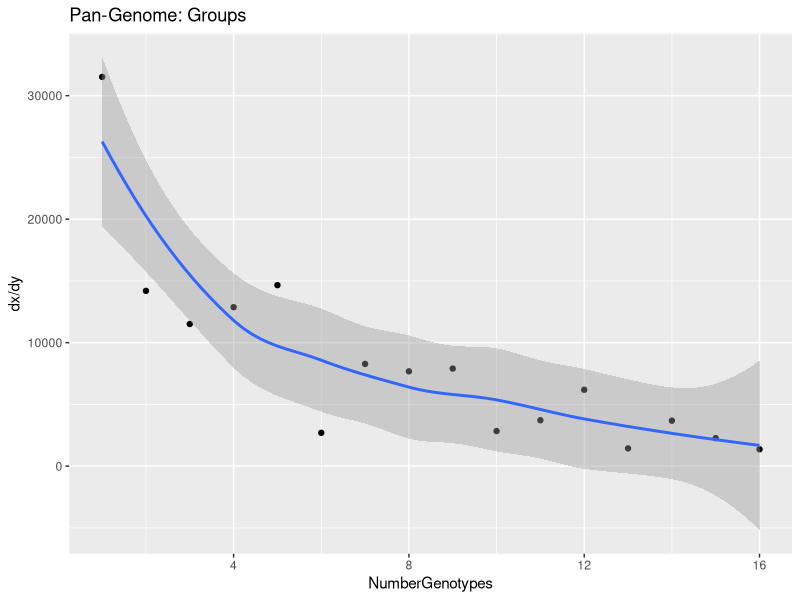
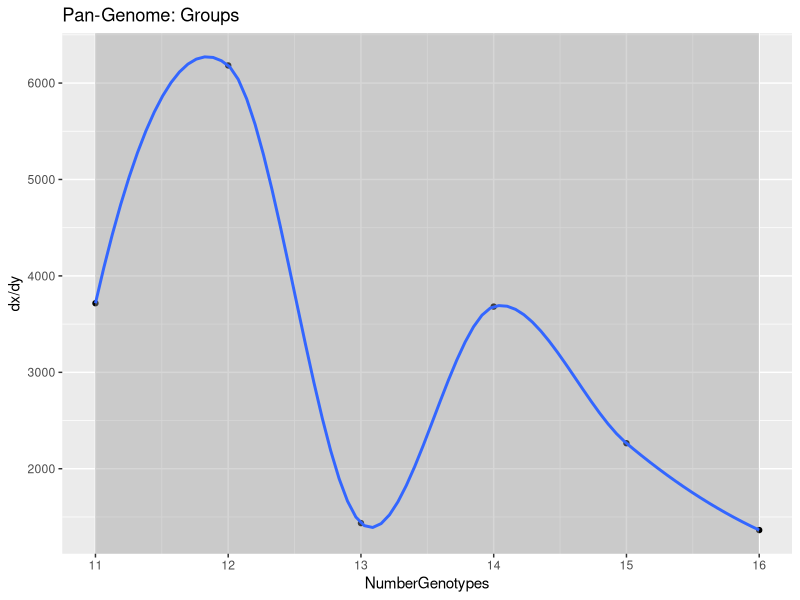
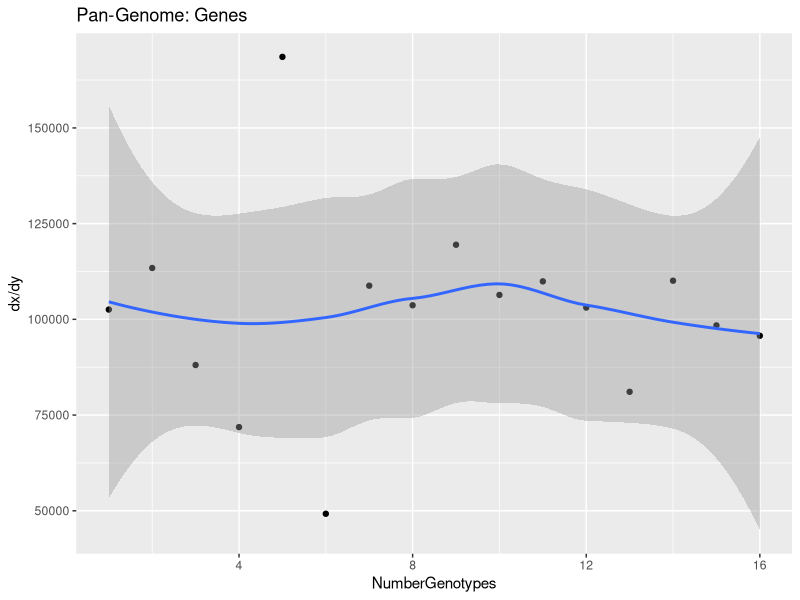
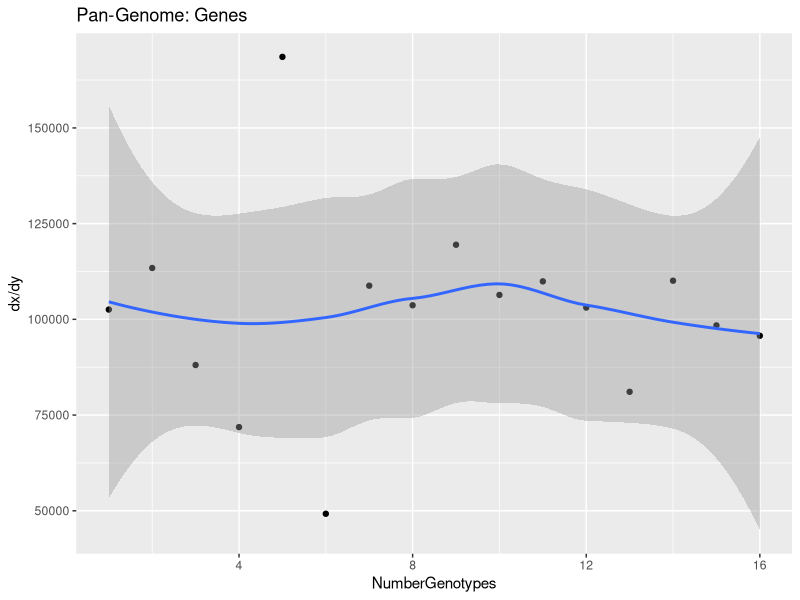
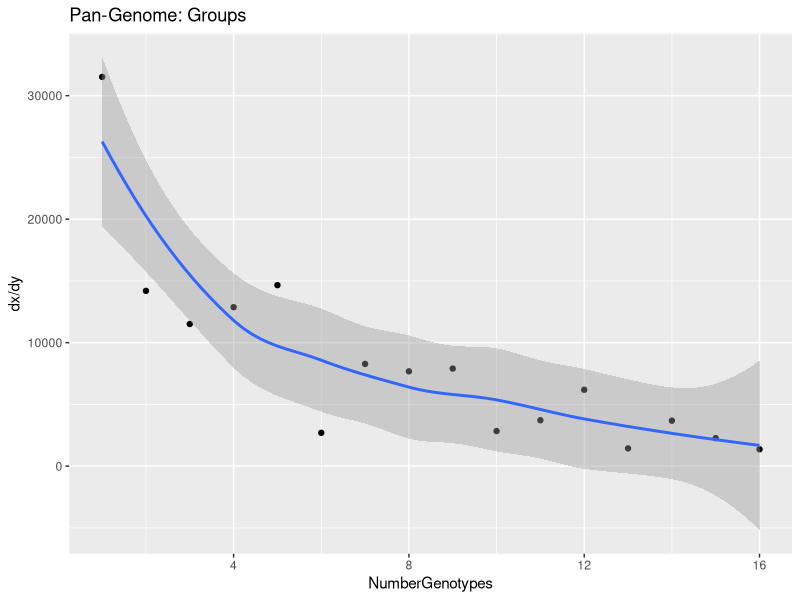
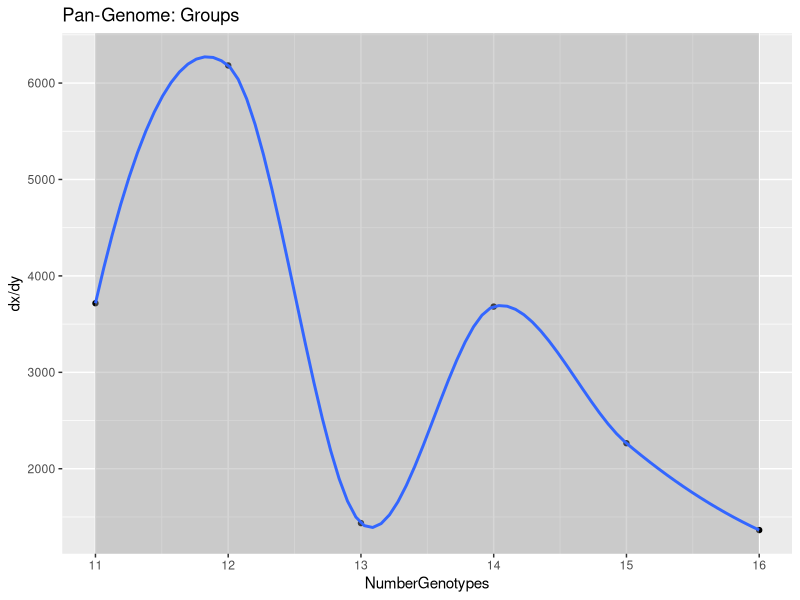
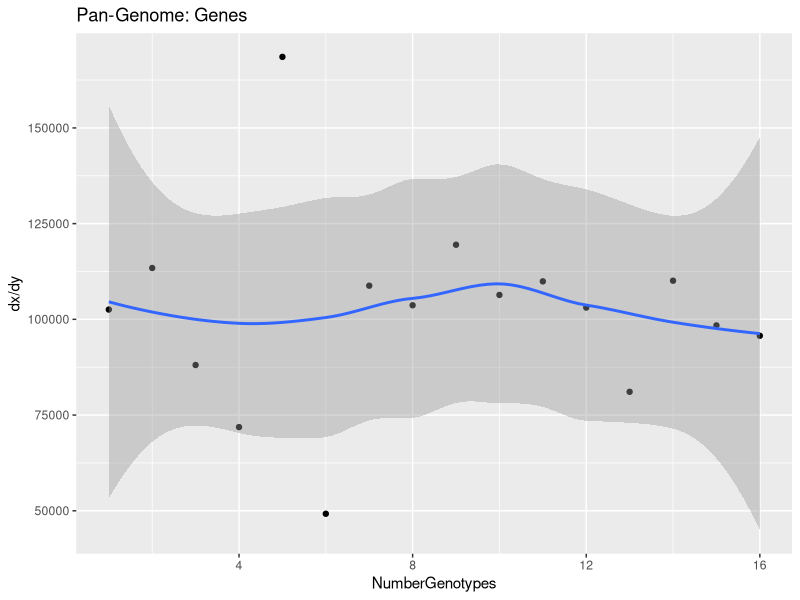
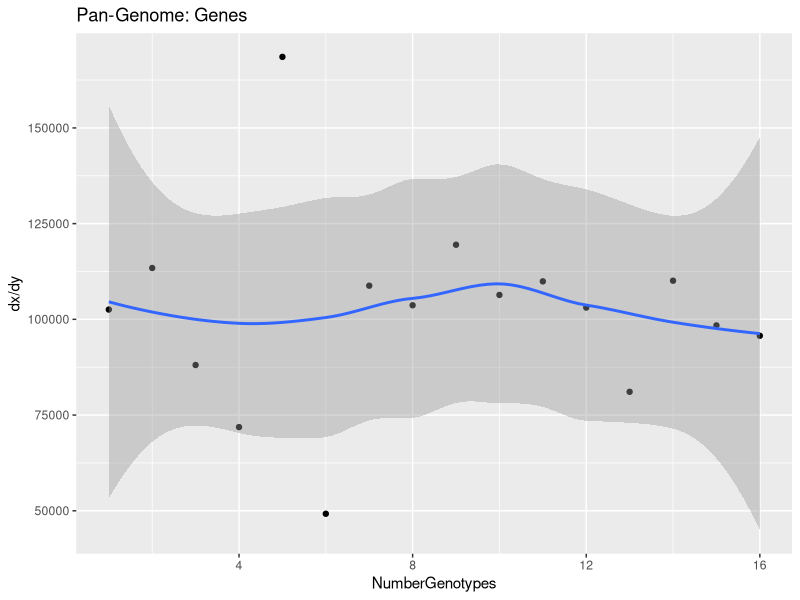

Generate these figures, in order, with R:
library(dplyr)
library(ggplot2)

setwd("/home/j/derivadas_sorgo")
df <- read.table("Pan-Transcriptome_Size_0.88.Orthogroups.GeneCount_I3.0.tsv", header = T)


df_pan <- df %>%
  filter(Classification == "Pan-transcriptome") %>%
  group_by(NumberGenotypes) %>%
  summarise_at(vars(NumberGenes, NumberGroups), list(mean))

dGenotypes <- diff(df_pan$NumberGenotypes, lag = 1)

dGroups <- diff(df_pan$NumberGroups)

dGroups.dGenotypes <- as.data.frame(dGroups/dGenotypes)
colnames(dGroups.dGenotypes) <- c("dGroups")
#dGroups.dGenotypes$NumberGenotypes <- as.integer(dGroups.dGenotypes$NumberGenotypes)

dGroups.dGenotypes$NumberGenotypes <- row.names(dGroups.dGenotypes)

dGroups.dGenotypes$NumberGenotypes <- as.numeric(dGroups.dGenotypes$NumberGenotypes)

line_groups <- loess(dGroups~NumberGenotypes, dGroups.dGenotypes)

#smooth <- predict(line_groups, newdata = variable_genotypes$NumberGenotypes)
#plot(smooth)

ggplot() +
  geom_point(data = dGroups.dGenotypes, aes(x = NumberGenotypes, y = dGroups))+
  geom_smooth(data = dGroups.dGenotypes, aes(x = NumberGenotypes, y = dGroups), method = "loess")+
  labs(title = "Pan-Genome: Groups", y = "dx/dy")
ggsave("Pan-Genome:Groups-first.derivate.png", device = "png", dpi= 300, width = 35/2.4, height = 20/2.4, units = "cm")

ggplot() +
  geom_point(data = filter(dGroups.dGenotypes, NumberGenotypes > 10), aes(x = NumberGenotypes, y = dGroups))+
  geom_smooth(data = filter(dGroups.dGenotypes, NumberGenotypes > 10), aes(x = NumberGenotypes, y = dGroups), method = "loess")+
  labs(title = "Pan-Genome: Groups", y = "dx/dy")
ggsave("Pan-Genome:Groups-first.derivate-zoom.png", device = "png", dpi= 300, width = 35/2.4, height = 20/2.4, units = "cm")

### NOW FOR GENES

dGenes <- diff(df_pan$NumberGenes)

dGenes.dGenotypes <- as.data.frame(dGenes/dGenotypes)
colnames(dGenes.dGenotypes) <- c("dGenes")

dGenes.dGenotypes$NumberGenotypes <- row.names(dGenes.dGenotypes)
dGenes.dGenotypes$NumberGenotypes <- as.integer(dGenes.dGenotypes$NumberGenotypes)

line_groups <- loess(dGenes~NumberGenotypes, dGenes.dGenotypes)

#smooth <- predict(line_groups, newdata = variable_genotypes$NumberGenotypes)
#plot(smooth)

ggplot() +
  geom_point(data = dGenes.dGenotypes, aes(x = NumberGenotypes, y = dGenes))+
  geom_smooth(data = dGenes.dGenotypes, aes(x = NumberGenotypes, y = dGenes), method = "loess")+
  labs(title = "Pan-Genome: Genes", y = "dx/dy")
ggsave("Pan-Genome:Genes-first.derivate.png", device = "png", dpi= 300, width = 35/2.4, height = 20/2.4, units = "cm")

ggplot() +
  geom_point(data = filter(dGenes.dGenotypes), aes(x = NumberGenotypes, y = dGenes))+
  geom_smooth(data = filter(dGenes.dGenotypes), aes(x = NumberGenotypes, y = dGenes), method = "loess")+
  labs(title = "Pan-Genome: Genes", y = "dx/dy")
ggsave("Pan-Genome:Genes-first.derivate-zoom.png", device = "png", dpi= 300, width = 35/2.4, height = 20/2.4, units = "cm")

